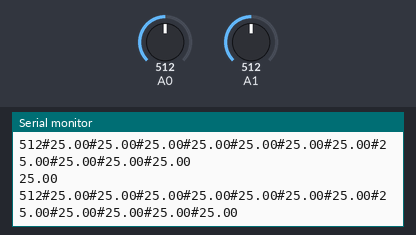
The sketch below on a simulated Arduino Uno, built with avr-gcc and run on an emulated ATmega328P. On the bench: the last lines printed to the serial monitor. Inputs (shaded band) come from the test bench; at power-on: A1 = 512, A0 = 512. No radio packets arrive unless stated.

Above: at 34.4 s.
34.5 s: A1 set to 214
At 36.5 s:
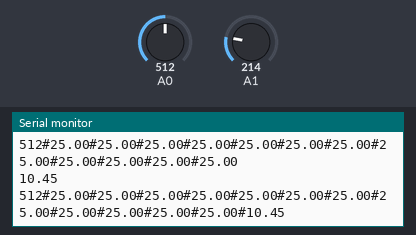
40.6 s: A1 set to 195
At 43.3 s:
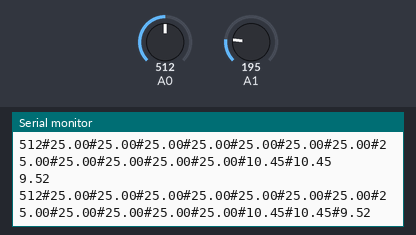
Timing chart, 0 to 44.8 s (numbered marks = the images above; inputs shaded):
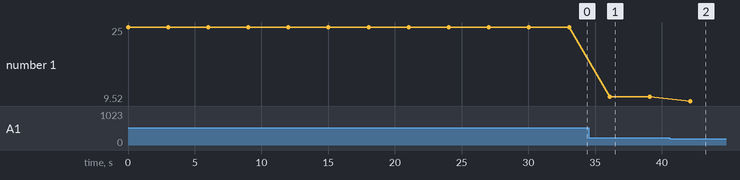

The sketch:

Section2_data.ino
```cpp
#include<SPI.h>
#include<RF24.h>
#include<string.h>

// ce, csn pins
RF24 radio(9,10);

//int sensorValue;
const int rs = 12, en = 11, d4 = 5, d5 = 4, d6 = 3, d7 = 2;

void setup() {
  // put your setup code here, to run once:
    Serial.begin(9600);
    radio.begin();
    radio.setPALevel(RF24_PA_MAX);
    radio.setChannel(0x70);
    radio.openWritingPipe(0xE8E8F0F0E1LL);
    radio.enableDynamicPayloads();
    radio.powerUp();
}

void loop() {
  // put your main code here, to run repeatedly:
String sensorValue = (String)analogRead(A0);       // read analog input pin 0
//Serial.print("AirQuality=");
//Serial.print(sensorValue);               // prints the value read
//Serial.println(" PPM");
//strcat(sensorValue ,"#");

//Serial.print("The value of the temperature sensor is: ");
//Serial.print(celsius);
//Serial.println(" degrees Celsius, ");
char text[100];
int i = 0;
char c = sensorValue[i];
while (c != '\0') {
  text[i] = c;
  i++;
  c = sensorValue[i];
}
strcat(text,"#");

int rawvoltage= analogRead(A1);
float millivolts= (rawvoltage/1024.0) * 500;
String celsius= (String)(millivolts/10);

Serial.println(celsius);

int k = strlen(text);
int j = 0;
char d = celsius[j];
while (d != '\0') {
  text[k] = d;
  j++;
  k++;
  d = celsius[j];
}

Serial.println(text);
//Serial.println(celsius);
radio.write(&text, sizeof(text));
delay(3000);


}
```

Measured:
- the behaviour switches between 205 and 204 on A1 (found by bisection; images 1 and 2)
- after the input at 34.5 s, the serial monitor: prints a new line after 1.6 s (image 1)
- after the input at 40.6 s, the serial monitor: prints a new line after 1.5 s (image 2)
- plotted number 1: 25 → 10.45 after the input at 34.5 s, 10.45 → 9.52 after the input at 40.6 s
